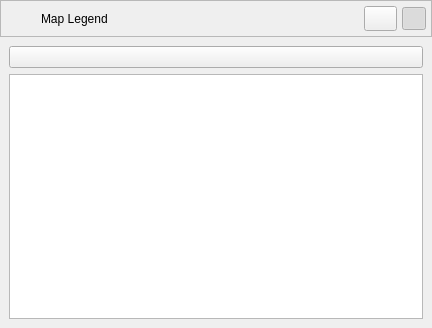
<?xml version="1.0" encoding="UTF-8"?>
<!--
 Generated by Qt.

 Copyright (C) Sapura Secured Technologies, 2016-2024. All Rights Reserved.

 @file
 @version $Id: GisLegend.ui 1834 2024-03-26 03:11:20Z hazim.rujhan $
-->
<ui version="4.0">
 <class>GisLegend</class>
 <widget class="QWidget" name="GisLegend">
  <property name="enabled">
   <bool>true</bool>
  </property>
  <property name="geometry">
   <rect>
    <x>0</x>
    <y>0</y>
    <width>432</width>
    <height>328</height>
   </rect>
  </property>
  <layout class="QVBoxLayout" name="verticalLayout">
   <property name="spacing">
    <number>6</number>
   </property>
   <property name="leftMargin">
    <number>0</number>
   </property>
   <property name="topMargin">
    <number>0</number>
   </property>
   <property name="rightMargin">
    <number>0</number>
   </property>
   <property name="bottomMargin">
    <number>0</number>
   </property>
   <item>
    <widget class="QFrame" name="legend">
     <property name="frameShape">
      <enum>QFrame::NoFrame</enum>
     </property>
     <property name="frameShadow">
      <enum>QFrame::Raised</enum>
     </property>
     <layout class="QVBoxLayout" name="verticalLayout2">
      <property name="spacing">
       <number>0</number>
      </property>
      <property name="leftMargin">
       <number>0</number>
      </property>
      <property name="topMargin">
       <number>0</number>
      </property>
      <property name="rightMargin">
       <number>0</number>
      </property>
      <property name="bottomMargin">
       <number>0</number>
      </property>
      <item>
       <widget class="QFrame" name="lblFrame">
        <property name="maximumSize">
         <size>
          <width>16777215</width>
          <height>37</height>
         </size>
        </property>
        <property name="frameShape">
         <enum>QFrame::StyledPanel</enum>
        </property>
        <property name="frameShadow">
         <enum>QFrame::Raised</enum>
        </property>
        <layout class="QHBoxLayout" name="horizontalLayout_2">
         <property name="spacing">
          <number>5</number>
         </property>
         <property name="leftMargin">
          <number>5</number>
         </property>
         <property name="topMargin">
          <number>5</number>
         </property>
         <property name="rightMargin">
          <number>5</number>
         </property>
         <property name="bottomMargin">
          <number>5</number>
         </property>
         <item>
          <widget class="QLabel" name="iconLbl">
           <property name="maximumSize">
            <size>
             <width>30</width>
             <height>30</height>
            </size>
           </property>
           <property name="text">
            <string/>
           </property>
           <property name="pixmap">
            <pixmap resource="Resources.qrc">:/Images/images/icon_legend.png</pixmap>
           </property>
           <property name="scaledContents">
            <bool>true</bool>
           </property>
          </widget>
         </item>
         <item>
          <widget class="QLabel" name="label">
           <property name="text">
            <string>Map Legend</string>
           </property>
          </widget>
         </item>
         <item>
          <widget class="QToolButton" name="floatButton">
           <property name="toolTip">
            <string>Float</string>
           </property>
           <property name="icon">
            <iconset resource="Resources.qrc">
             <normaloff>:/Images/images/icon_float_up.png</normaloff>
             <normalon>:/Images/images/icon_float_down.png</normalon>
             :/Images/images/icon_float_up.png</iconset>
           </property>
           <property name="iconSize">
            <size>
             <width>25</width>
             <height>25</height>
            </size>
           </property>
           <property name="checkable">
            <bool>true</bool>
           </property>
          </widget>
         </item>
         <item>
          <widget class="QToolButton" name="toggleBtn">
           <property name="icon">
            <iconset resource="Resources.qrc">
             <normaloff>:/Images/images/icon_downward.png</normaloff>
             <normalon>:/Images/images/icon_upward.png</normalon>:/Images/images/icon_downward.png</iconset>
           </property>
           <property name="checkable">
            <bool>true</bool>
           </property>
           <property name="checked">
            <bool>true</bool>
           </property>
           <property name="autoRaise">
            <bool>true</bool>
           </property>
          </widget>
         </item>
        </layout>
       </widget>
      </item>
      <item>
       <widget class="QFrame" name="frame">
        <property name="maximumSize">
         <size>
          <width>16777215</width>
          <height>16777215</height>
         </size>
        </property>
        <property name="frameShape">
         <enum>QFrame::NoFrame</enum>
        </property>
        <property name="frameShadow">
         <enum>QFrame::Raised</enum>
        </property>
        <layout class="QVBoxLayout" name="verticalLayout3">
         <item>
          <widget class="QPushButton" name="expandBtn">
           <property name="toolTip">
            <string>Expand all</string>
           </property>
           <property name="icon">
            <iconset resource="Resources.qrc">
             <normaloff>:/Images/images/icon_downward.png</normaloff>
             <normalon>:/Images/images/icon_upward.png</normalon>
             :/Images/images/icon_downward.png</iconset>
           </property>
           <property name="checkable">
            <bool>true</bool>
           </property>
           <property name="checked">
            <bool>false</bool>
           </property>
          </widget>
         </item>
         <item>
          <widget class="QTreeView" name="treeView"/>
         </item>
        </layout>
       </widget>
      </item>
     </layout>
    </widget>
   </item>
  </layout>
 </widget>
 <resources>
  <include location="Resources.qrc"/>
 </resources>
 <connections/>
</ui>
